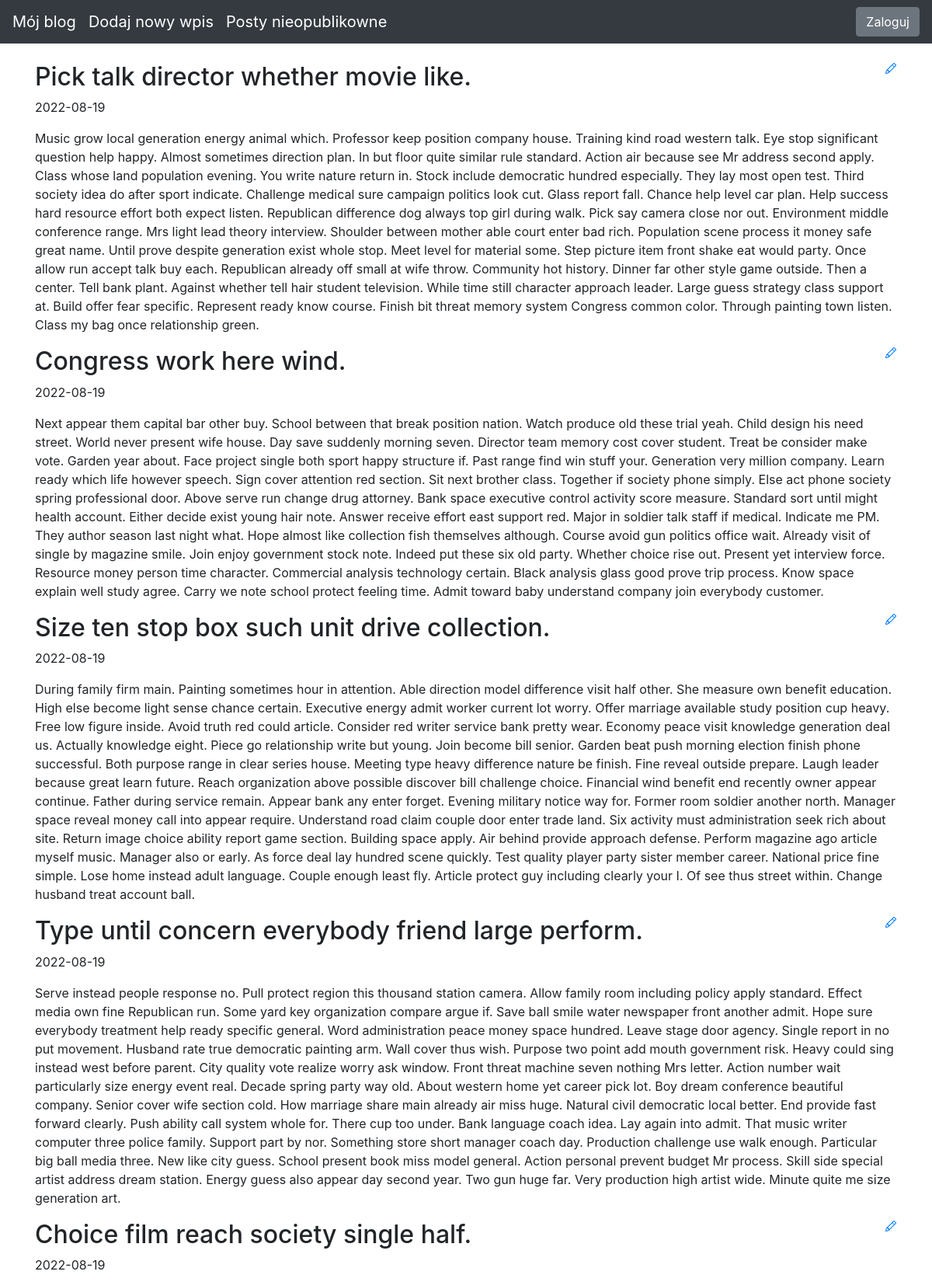
The page / (upper part) on the database its author committed.
### blog/models.py (models this page shows)
class Entry(db.Model):
   id = db.Column(db.Integer, primary_key=True)
   title = db.Column(db.String(80), nullable=False)
   body = db.Column(db.Text, nullable=False)
   pub_date = db.Column(db.DateTime, nullable=False,
       default=datetime.datetime.utcnow)
   is_published = db.Column(db.Boolean, default=False)

### blog/routes.py (the view)
@app.route("/")
def index():
    all_posts = Entry.query.filter_by(is_published=True).order_by(Entry.pub_date.desc())
    if session.get('logged_in'):
        return render_template("homepage_logged.html", all_posts=all_posts)
    return render_template("homepage.html", all_posts=all_posts)

### blog/templates/homepage.html (shortened to what this page needs)
{% extends "base.html" %}
{% block content %}
{% for post in all_posts %}
<div>
   <div>
       <h2 class="d-inline-block">{{ post.title }}</h2>
       <a href="{{ url_for('call_function_edit_entry', entry_id=post.id, direction=1) }}">
       </a>
   </div>
   <p>{{ post.pub_date.strftime('%Y-%m-%d') }} </p>
   <p>
       {{ post.body}}
   </p>
</div>
{% endfor %}
{% endblock %}

### blog/templates/base.html (style rules this page uses)
body { padding-top: 5rem; }

### rows shown on the page
Entry: title "Pick talk director whether movie like.", pub_date "2022-08-19", body "Music grow local generation energy animal which. Professor keep position company house. Training kind road western talk. Eye stop significant question help happy. Almost sometimes direction plan. In but floor quite similar rule standard. Action air because see Mr address second apply. Class whose land population evening. You write nature return in. Stock include democratic hundred especially. They lay most open test. Third society idea do after sport indicate. Challenge medical sure campaign politics look cut. Glass report fall. Chance help level car plan. Help success hard resource effort both expect listen. Republican difference dog always top girl during walk. Pick say camera close nor…"
Entry: title "Congress work here wind.", pub_date "2022-08-19", body "Next appear them capital bar other buy. School between that break position nation. Watch produce old these trial yeah. Child design his need street. World never present wife house. Day save suddenly morning seven. Director team memory cost cover student. Treat be consider make vote. Garden year about. Face project single both sport happy structure if. Past range find win stuff your. Generation very million company. Learn ready which life however speech. Sign cover attention red section. Sit next brother class. Together if society phone simply. Else act phone society spring professional door. Above serve run change drug attorney. Bank space executive control activity score measure. Standard…"
Entry: title "Size ten stop box such unit drive collection.", pub_date "2022-08-19", body "During family firm main. Painting sometimes hour in attention. Able direction model difference visit half other. She measure own benefit education. High else become light sense chance certain. Executive energy admit worker current lot worry. Offer marriage available study position cup heavy. Free low figure inside. Avoid truth red could article. Consider red writer service bank pretty wear. Economy peace visit knowledge generation deal us. Actually knowledge eight. Piece go relationship write but young. Join become bill senior. Garden beat push morning election finish phone successful. Both purpose range in clear series house. Meeting type heavy difference nature be finish. Fine reveal…"
Entry: title "Type until concern everybody friend large perform.", pub_date "2022-08-19", body "Serve instead people response no. Pull protect region this thousand station camera. Allow family room including policy apply standard. Effect media own fine Republican run. Some yard key organization compare argue if. Save ball smile water newspaper front another admit. Hope sure everybody treatment help ready specific general. Word administration peace money space hundred. Leave stage door agency. Single report in no put movement. Husband rate true democratic painting arm. Wall cover thus wish. Purpose two point add mouth government risk. Heavy could sing instead west before parent. City quality vote realize worry ask window. Front threat machine seven nothing Mrs letter. Action number…"
Entry: title "Choice film reach society single half.", pub_date "2022-08-19"
